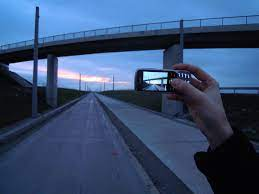
#> input picture folder/download.jpg, 259 x 194 px, found by its file name
$ python assign.py
#> lines starting #> are read from the running program, lines starting #| are printed output that depends on the picture
import cv2

import numpy as np

# read image file name image.jpg
img = cv2.imread('folder/download.jpg')
#> img is the input picture: shape (194, 259, 3); mean B, G, R 113.3, 78.3, 56.5


# show image
cv2.imshow("Image", img)

# blur image
blurimg = cv2.blur(img, (5, 6))
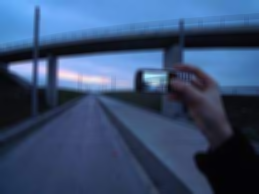
#> blurimg: shape (194, 259, 3); mean B, G, R 113.7, 78.6, 56.7
# show blurred image
cv2.imshow('blurred image', blurimg)


# remove background of RGB image
removebg = cv2.subtract(img, blurimg)
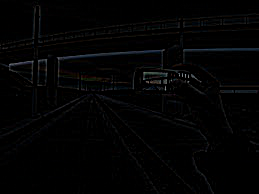
#> removebg: shape (194, 259, 3); mean B, G, R 3.3, 3, 2.9

# show removed background image
cv2.imshow('removed background', removebg)
# wait for key
cv2.waitKey(0)
